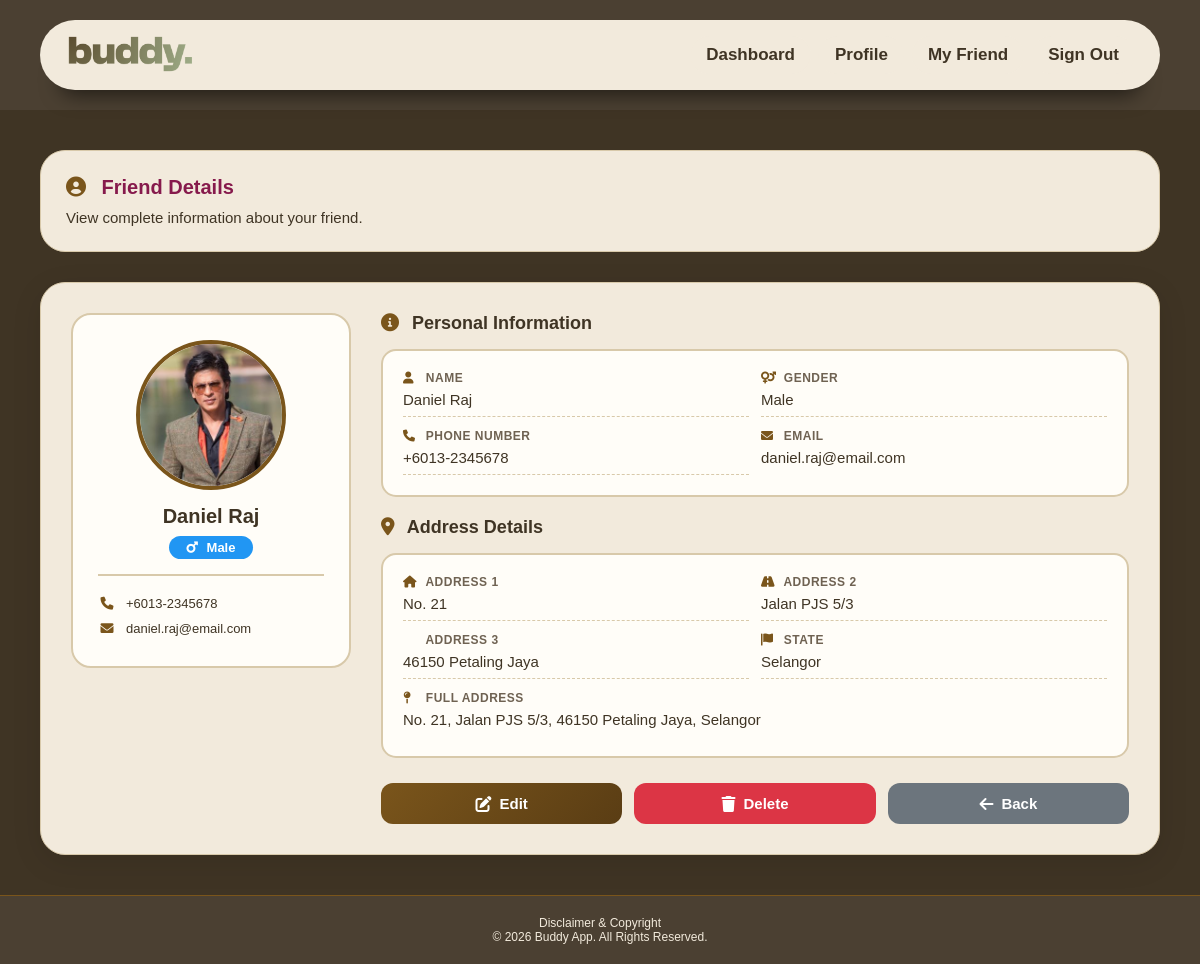
/user/friend_view.php?id=5001 (signed in), run on the app's committed database.
### tables this page shows
CREATE TABLE `friends` (
  `friend_id` int(11) NOT NULL,
  `user_id` int(11) NOT NULL,
  `photo` varchar(255) DEFAULT NULL,
  `friend_name` varchar(100) NOT NULL,
  `gender` enum('Male','Female') NOT NULL,
  `phone_no` varchar(20) DEFAULT NULL,
  `email` varchar(100) DEFAULT NULL,
  `address1` varchar(150) DEFAULT NULL,
  `address2` varchar(150) DEFAULT NULL,
  `address3` varchar(150) DEFAULT NULL,
  `address4` varchar(100) DEFAULT NULL
);

### user/friend_view.php (the view, shortened to what this page needs)
<?php
include "../database/dbconn.php";
$user_id = $_SESSION['user_id'];
$friend_id = isset($_GET['id']) ? (int)$_GET['id'] : 0;
$sql = "SELECT * FROM friends WHERE friend_id = ? AND user_id = ?";
$stmt = mysqli_prepare($conn, $sql);
mysqli_stmt_bind_param($stmt, "ii", $friend_id, $user_id);
mysqli_stmt_execute($stmt);
$result = mysqli_stmt_get_result($stmt);
$friend = mysqli_fetch_assoc($result);
?>
<!DOCTYPE html>
<html lang="en">
<head>
    <link rel="stylesheet" href="../assets/css/style.css?v=9">
    <link rel="stylesheet" href="https://cdnjs.cloudflare.com/ajax/libs/font-awesome/6.0.0/css/all.min.css">
</head>
<body class="dashboard-body">
    <?php include "../header.php"; ?>
    <main class="dashboard-main">
        <section class="welcome-box">
            <h1><i class="fas fa-user-circle"></i> Friend Details</h1>
            <p>View complete information about your friend.</p>
        </section>
        <section class="view-friend-container">
            <div class="view-friend-grid">
                <div class="view-friend-profile">
                    <div class="profile-card-view">
                        <div class="profile-image-frame">
                            <?php if ($friend['photo'] && $friend['photo'] != 'default.png'): ?>
                                <img src="../uploads/friends/<?php echo htmlspecialchars($friend['photo']); ?>"
                                     class="profile-image-view" alt="Photo">
                            <?php else: ?>
                                <div class="profile-image-placeholder">
                                    <span><?php echo strtoupper(substr($friend['friend_name'], 0, 1)); ?></span>
                                </div>
                            <?php endif; ?>
                        </div>
                        <h2><?php echo htmlspecialchars($friend['friend_name']); ?></h2>
                        <span class="gender-badge-view <?php echo $friend['gender'] == 'Male' ? 'male' : 'female'; ?>">
                            <i class="fas <?php echo $friend['gender'] == 'Male' ? 'fa-mars' : 'fa-venus'; ?>"></i>
                            <?php echo htmlspecialchars($friend['gender']); ?>
                        </span>
                        <div class="quick-stats">
                            <div class="quick-stat">
                                <i class="fas fa-phone"></i>
                                <span><?php echo htmlspecialchars($friend['phone_no']); ?></span>
                            </div>
                            <div class="quick-stat">
                                <i class="fas fa-envelope"></i>
                                <span><?php echo htmlspecialchars($friend['email']); ?></span>
                            </div>
                        </div>
                    </div>
                </div>
                <div class="view-friend-details">
                    <div class="details-header">
                        <h3><i class="fas fa-info-circle"></i> Personal Information</h3>
                    </div>
                    <div class="details-grid">
                        <div class="detail-item">
                            <span class="detail-label"><i class="fas fa-user"></i> Name</span>
                            <span class="detail-value"><?php echo htmlspecialchars($friend['friend_name']); ?></span>
                        </div>
                        <div class="detail-item">
                            <span class="detail-label"><i class="fas fa-venus-mars"></i> Gender</span>
                            <span class="detail-value"><?php echo htmlspecialchars($friend['gender']); ?></span>
                        </div>
                        <div class="detail-item">
                            <span class="detail-label"><i class="fas fa-phone"></i> Phone Number</span>
                            <span class="detail-value"><?php echo htmlspecialchars($friend['phone_no']); ?></span>
                        </div>
                        <div class="detail-item">
                            <span class="detail-label"><i class="fas fa-envelope"></i> Email</span>
                            <span class="detail-value"><?php echo htmlspecialchars($friend['email']); ?></span>
                        </div>
                    </div>
                    <div class="details-header" style="margin-top: 20px;">
                        <h3><i class="fas fa-map-marker-alt"></i> Address Details</h3>
                    </div>
                    <div class="details-grid">
                        <div class="detail-item">
                            <span class="detail-label"><i class="fas fa-home"></i> Address 1</span>
                            <span class="detail-value"><?php echo htmlspecialchars($friend['address1'] ?? '-'); ?></span>
                        </div>
                        <div class="detail-item">
                            <span class="detail-label"><i class="fas fa-road"></i> Address 2</span>
                            <span class="detail-value"><?php echo htmlspecialchars($friend['address2'] ?? '-'); ?></span>
                        </div>
                        <div class="detail-item">
                            <span class="detail-label"><i class="fas fa-mailbox"></i> Address 3</span>
                            <span class="detail-value"><?php echo htmlspecialchars($friend['address3'] ?? '-'); ?></span>
                        </div>
                        <div class="detail-item">
                            <span class="detail-label"><i class="fas fa-flag"></i> State</span>
                            <span class="detail-value"><?php echo htmlspecialchars($friend['address4'] ?? '-'); ?></span>
                        </div>
                        <div class="detail-item full-width">
                            <span class="detail-label"><i class="fas fa-map-pin"></i> Full Address</span>
                            <span class="detail-value">
                                <?php
                                $address = array_filter([
                                    $friend['address1'] ?? '',
                                    $friend['address2'] ?? '',
                                    $friend['address3'] ?? '',
                                    $friend['address4'] ?? ''
                                ]);
                                echo !empty($address) ? htmlspecialchars(implode(', ', $address)) : '<span class="empty-value">No address provided</span>';
                                ?>
                            </span>
                        </div>
                    </div>
                    <div class="view-friend-actions">
                        <a href="friend_edit.php?id=<?php echo $friend['friend_id']; ?>" class="btn-action edit">
                            <i class="fas fa-edit"></i> Edit
                        </a>
                        <a href="friend_delete.php?id=<?php echo $friend['friend_id']; ?>" class="btn-action delete"
                           onclick="return confirm('Are you sure you want to delete this friend?');">
                            <i class="fas fa-trash"></i> Delete
                        </a>
                        <a href="friends_list.php" class="btn-action back">
                            <i class="fas fa-arrow-left"></i> Back
                        </a>
                    </div>
                </div>
            </div>
        </section>
    </main>
    <?php include "../footer.php"; ?>
</html>

### assets/css/style.css (style rules this page uses)
* { margin: 0; padding: 0; box-sizing: border-box; font-family: Arial, Helvetica, sans-serif; }
html, body { height: 100%; scrollbar-width: none; -ms-overflow-style: none; }
body { min-height: 100vh; background-color: #3f3424; }
.dashboard-body { background-color: #3f3424; min-height: 100vh; display: flex; flex-direction: column; }
.dashboard-main { padding: 40px; flex: 1; }
.welcome-box { background-color: #f2eadc; padding: 25px; border-radius: 25px; margin-bottom: 30px; color: #3f3424; border: 1px solid #d8c9aa; }
.welcome-box h1 { font-size: 20px; color: #861a4c; }
.welcome-box p { font-size: 15px; margin-top: 10px; }
.welcome-box h1 i { color: #7a551b; margin-right: 10px; }
.view-friend-container { background: #f2eadc; border-radius: 25px; padding: 30px; border: 1px solid #d8c9aa; box-shadow: 0 8px 30px rgba(0,0,0,0.1); }
.view-friend-grid { display: flex; gap: 30px; }
.view-friend-profile { flex: 0 0 280px; }
.profile-card-view { background: #fffdf8; border-radius: 20px; padding: 25px; text-align: center; border: 2px solid #d8c9aa; }
.profile-image-frame { width: 150px; height: 150px; margin: 0 auto 15px; border-radius: 50%; border: 4px solid #7a551b; overflow: hidden; background: #f2eadc; display: flex; align-items: center; justify-content: center; }
.profile-image-view { width: 100%; height: 100%; object-fit: cover; }
.profile-card-view h2 { color: #3f3424; font-size: 20px; margin: 0 0 8px 0; }
.gender-badge-view { display: inline-block; padding: 4px 18px; border-radius: 20px; font-size: 13px; font-weight: bold; }
.gender-badge-view.male { background: #2196F3; color: #ffffff; }
.gender-badge-view i { margin-right: 5px; }
.quick-stats { margin-top: 15px; padding-top: 15px; border-top: 2px solid #d8c9aa; }
.quick-stat { display: flex; align-items: center; gap: 10px; padding: 5px 0; font-size: 13px; color: #3f3424; }
.quick-stat i { color: #7a551b; width: 18px; }
.view-friend-details { flex: 1; }
.details-header { margin-bottom: 15px; }
.details-header h3 { color: #3f3424; font-size: 18px; margin: 0; }
.details-header h3 i { color: #7a551b; margin-right: 8px; }
.details-grid { display: grid; grid-template-columns: 1fr 1fr; gap: 12px; background: #fffdf8; border-radius: 15px; padding: 20px; border: 2px solid #d8c9aa; }
.detail-item { display: flex; flex-direction: column; gap: 2px; }
.detail-item.full-width { grid-column: 1 / -1; }
.detail-label { font-size: 12px; color: #6f6252; font-weight: bold; text-transform: uppercase; letter-spacing: 0.5px; }
.detail-label i { color: #7a551b; margin-right: 5px; width: 14px; }
.detail-value { font-size: 15px; color: #3f3424; font-weight: 500; padding: 4px 0 8px 0; border-bottom: 1px dashed #d8c9aa; }
.detail-item:last-child .detail-value { border-bottom: none; }
.view-friend-actions { display: flex; gap: 12px; margin-top: 25px; }
.btn-action { display: inline-flex; align-items: center; justify-content: center; gap: 8px; padding: 12px 30px; border-radius: 12px; font-weight: bold; font-size: 15px; text-decoration: none; transition: all 0.3s ease; flex: 1; }
.btn-action i { font-size: 16px; }
.btn-action.edit { background: linear-gradient(135deg, #7a551b, #5a3d14); color: #ffffff; }
.btn-action.delete { background: #dc3545; color: #ffffff; }
.btn-action.back { background: #6c757d; color: #ffffff; }

### data on the page
friends: photo (picture), friend_name "Daniel Raj", gender "Male", phone_no "+6013-2345678", email "daniel.raj@email.com", address1 "No. 21", address2 "Jalan PJS 5/3", address3 "46150 Petaling Jaya", address4 "Selangor"

### other printed values
implode(', ', $address) "No. 21, Jalan PJS 5/3, 46150 Petaling Jaya, Selangor"
